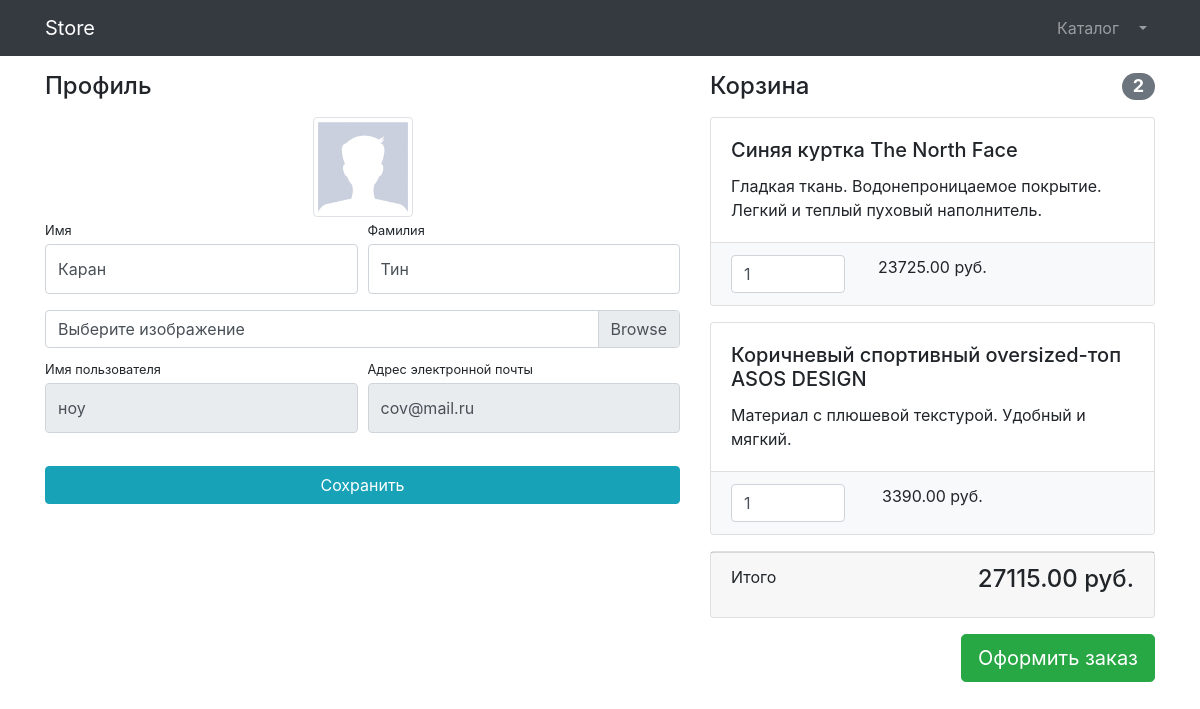
/users/profile/5 (signed in), run on the app's committed database.
### users/models.py (models this page shows)
class User(AbstractUser):
    image = models.ImageField(upload_to="users_images", null=True,blank=True)
    is_verified = models.BooleanField(default=False)

### products/models.py (models this page shows, shortened)
class Basket(models.Model):
    user=models.ForeignKey(to=User, on_delete=models.CASCADE)
    product = models.ForeignKey(to=Product, on_delete=models.CASCADE)
    quantity = models.PositiveSmallIntegerField(default=0)
    created_timestamp = models.DateTimeField(auto_now_add=True)
    objects = BasketQuerySet.as_manager()
    def sum(self):
        return self.quantity * self.product.price

class Product(models.Model):
    name = models.CharField(max_length=256)
    description = models.TextField()
    price = models.DecimalField(max_digits=9, decimal_places=2)
    quantity = models.PositiveIntegerField(default=0)
    image = models.ImageField(upload_to='products_images')
    category = models.ForeignKey(to=ProductsCategoty, on_delete=models.CASCADE)
    class Meta:
        verbose_name = 'Продукт'
        verbose_name_plural = 'Продукты'

### users/views.py (the view, shortened to what this page needs)
# urls.py: path('profile/<int:pk>', login_required(UserProfileView.as_view()), name='profile'),
class UserProfileView(titleMixin, UpdateView):
    model = User
    form_class = UserProfileForm
    template_name = 'users/profile.html'
    title = 'Store-профиль'

### users/forms.py
class UserProfileForm(UserChangeForm):
    first_name = forms.CharField(widget=forms.TextInput(attrs={
        'class' : "form-control py-4"
    }))
    last_name = forms.CharField(widget=forms.TextInput(attrs={
        'class' : "form-control py-4"
    }))
    image = forms.ImageField(widget=forms.FileInput(attrs={
        'class' : "custom-file-input"}), required=False)
    username = forms.CharField(widget=forms.TextInput(attrs={
        'class': "form-control py-4", 'readonly' : True
    }))
    email = forms.CharField(widget=forms.TextInput(attrs={
        'class' : "form-control py-4", 'readonly' : True
    }))
    class Meta:
        model = User
        fields = ('first_name', 'last_name', 'image', 'username', 'email')

### common/views.py (called while the page is built)
    def get_context_data(self, **kwargs):
        context = super(titleMixin, self).get_context_data(**kwargs)
        context['title'] = self.title
        return context

### products/context_processors.py (called while the page is built)
def baskets(request):
    return {'baskets' : Basket.objects.filter(user=request.user) if request.user.is_authenticated else []}

### products/models.py (called while the page is built)
    def total_sum(self):
        return sum(basket.sum() for basket in self)

    def total_quantity(self):
        return sum(basket.quantity for basket in self)

### users/templates/users/profile.html (shortened to what this page needs)
{% extends 'products/base.html' %}
{% load static %}
{% block css %}
    <link href="{% static 'vendor/css/profile.css' %}" rel="stylesheet">
{% endblock %}
{% block content %}
<div class="container">
    <div class="row">
        <div class="col-lg-7">
            <h4 class="mt-3 mb-3">Профиль</h4>
            <div class="col-lg-12 text-center">
                <img width="100" height="100"
                     src="{% if user.image %} {{ user.image.url }} {% else %} {% static 'vendor/img/users\/default_avatar.jpg' %} {% endif %}"
                     class="img-thumbnail">
            </div>
            <form action="{% url 'users:profile' user.id %}" method="post" enctype="multipart/form-data">
                <div class="form-row">
                    <div class="col-lg-6">
                        <div class="form-group">
                            <label class="small mb-1" for="{{ form.first_name.id_for_label }}">Имя</label>
                            {{ form.first_name }}
                        </div>
                    </div>
                    <div class="col-lg-6">
                        <div class="form-group">
                            <label class="small mb-1" for="{{ form.last_name.id_for_label }}">Фамилия</label>
                            {{ form.last_name }}
                        </div>
                    </div>
                </div>
                <div class="form-row mb-2">
                    <div class="col-lg-12">
                        <div class="custom-file">
                            <label class="custom-file-label" for="{{ form.image.id_for_label }}">
                                Выберите изображение</label>
                        </div>
                    </div>
                </div>
                <div class="form-row">
                    <div class="col-lg-6">
                        <label class="small mb-1" for="{{ form.username.id_for_label }}">Имя пользователя</label>
                        {{ form.username }}
                    </div>
                    <div class="col-lg-6">
                        <label class="small mb-1" for="{{ form.email.id_for_label }}">Адрес электронной
                            почты</label>
                        {{ form.email }}
                    </div>
                </div>
                <div class="form-row">
                    <div class="col-lg-12" style="margin-top: 33px;">
                        <input class="btn btn-info btn-block" type="submit" value="Сохранить">
                    </div>
                </div>
            </form>
        </div>
        <div class="col-lg-5">
            {% include 'products/basket.html' %}
        </div>
    </div>
</div>
{% endblock %}

### products/templates/products/basket.html (shortened to what this page needs)
{% if baskets %}
<h4 class="mt-3 mb-3 d-flex justify-content-between align-items-center mb-3">
    Корзина <span class="badge badge-secondary badge-pill">{{ baskets.total_quantity }}</span>
</h4>
{% for basket in baskets %}
<div class="card mb-3">
    <div class="card-body">
        <h5 class="card-title">{{ basket.product.name }}</h5>
        <p class="card-text">{{ basket.product.description }}</p>
    </div>
    <ul class="list-group list-group-flush">
        <li class="list-group-item bg-light">
            <div class="row text-center">
                <div class="col-lg-4">
                    <input name="basketID" type="number" class="form-control"
                           value="{{ basket.quantity }}" min="0">
                </div>
                <div class="col-lg-4">{{ basket.sum }} руб.</div>
                <div class="col-lg-4">
                </div>
            </div>
        </li>
    </ul>
</div>
{% endfor %}
<div class="card mb-3">
    <div class="card-footer">
        <p class="float-left">Итого</p>
        <h4 class="float-right">{{ baskets.total_sum }} руб.</h4>
    </div>
</div>
<a class="btn btn-success btn-lg float-right" href="../orders/order-create.html">
    Оформить заказ
</a>
{% else %}
<h4 class="mt-3 mb-3 d-flex justify-content-between align-items-center mb-3">
    Корзина пуста
</h4>
{% endif %}

### data on the page
User: first_name "Каран", last_name "Тин", username "ноу", email "cov@mail.ru"
Basket: total_quantity "2", product.name "Синяя куртка The North Face", product.description "Гладкая ткань. Водонепроницаемое покрытие. Легкий и теплый пуховый наполнитель.", basketID "1", sum "23725.00", total_sum "27115.00"
Basket: product.name "Коричневый спортивный oversized-топ ASOS DESIGN", product.description "Материал с плюшевой текстурой. Удобный и мягкий.", basketID "1", sum "3390.00"
